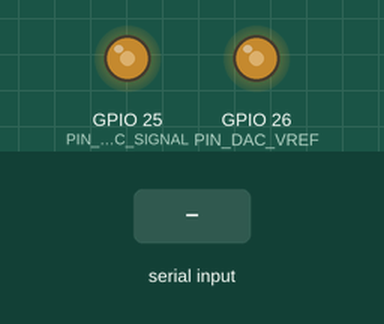
This program was run on a simulated ESP32. Parts: output pins drawn as LEDs (lit = HIGH). Inputs (shaded band) come from the test bench. What the program prints to the serial monitor is not drawn.

Above: at 1.2 s.
1.3 s: "GV1,RIGHT\n" received over the second serial link
At 2.5 s:
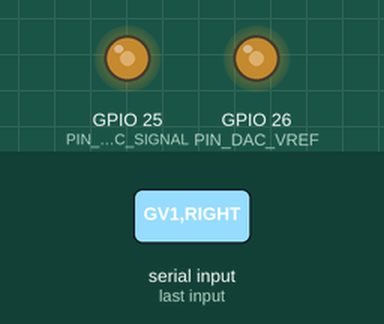
2.9 s: "GV1,LEFT\n" received over the second serial link
At 3.7 s:
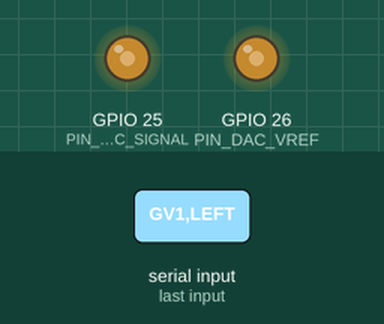
Timing chart, 0 to 5.9 s (numbered marks = the images above; inputs shaded):
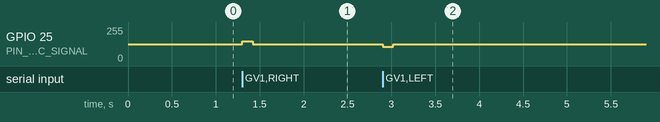

The program:

main.cpp
```cpp
// main.cpp, Gaitway output node (classic ESP32): GVS + ODrive S1 commander.
// Receives GW1 (motor) and GV1 (GVS) command lines from the hub on one UART,
// drives the GVS DAC, and streams torque setpoints to the ODrive. Everything is
// non-blocking: the old version bit-banged step pulses with delayMicroseconds in
// the loop, which stalled serial reads and GVS timing. Here the ODrive does the
// motor control and the loop never blocks. Fail safe by construction: boot and
// every fault go to GVS midpoint (zero current) and zero motor torque. This file
// is shown in the competition report, so it stays readable. No em dashes.
#include <Arduino.h>
#include "config.h"

// ---- Hub link and ODrive on separate hardware UARTs --------------------------
HardwareSerial& Hub    = Serial2;   // GW1 + GV1 in from the hub
HardwareSerial& ODrive = Serial1;   // ASCII commands out to the ODrive S1

// ---- Motor state -------------------------------------------------------------
static float         motorTorque   = 0.0f;   // commanded torque, Nm
static unsigned long lastHubMs     = 0;       // last valid command, any stream

// ---- GVS state (pulsed on lean onset) ---------------------------------------
enum class Gvs { STOP, LEFT, RIGHT };
static Gvs           hubGvs        = Gvs::STOP;  // last state the hub asked for
static bool          pulseActive   = false;
static unsigned long pulseEndMs    = 0;
static unsigned long lastPulseMs   = 0;         // for the refractory gap

// ---- Line assembly (non-blocking) -------------------------------------------
static char    lineBuf[48];
static uint8_t lineLen = 0;

// ---- ODrive helper. Torque (current) command in the ASCII protocol. VERIFY the
// exact syntax against your ODrive firmware version. Requires the axis to be in
// closed-loop TORQUE_CONTROL (configured in odrivetool). ------------------------
static void odriveSetTorque(float t) {
    motorTorque = t;
    ODrive.printf("c 0 %.3f\n", t);   // c <axis> <torque>
}

// ---- GVS output --------------------------------------------------------------
static void gvsMidpoint() {           // zero current, the safe state
    dacWrite(PIN_DAC_SIGNAL, GVS_MID);
    pulseActive = false;
}

static void gvsPulse(Gvs dir, unsigned long now) {
    // One pulse per onset, and never inside the refractory gap.
    if (now - lastPulseMs < GVS_MIN_OFF_MS) return;
    dacWrite(PIN_DAC_SIGNAL, dir == Gvs::LEFT ? GVS_LEFT : GVS_RIGHT);
    pulseActive = true;
    pulseEndMs  = now + GVS_PULSE_MS;
    lastPulseMs = now;
}

// ---- Fail safe: neutralise both outputs -------------------------------------
static void failSafe(const char* why) {
    gvsMidpoint();
    odriveSetTorque(0.0f);
    hubGvs = Gvs::STOP;
    Serial.printf("# SAFE (%s)\n", why);
}

// ---- Command handling --------------------------------------------------------
static void handleLine(const char* line, unsigned long now) {
    // Motor (GW1)
    if      (!strcmp(line, "GW1,ASSIST,FWD")) { odriveSetTorque(MOTOR_FWD_SIGN * ODRIVE_ASSIST_TORQUE);  lastHubMs = now; }
    else if (!strcmp(line, "GW1,ASSIST,BWD")) { odriveSetTorque(-MOTOR_FWD_SIGN * ODRIVE_ASSIST_TORQUE); lastHubMs = now; }
    else if (!strcmp(line, "GW1,STOP"))       { odriveSetTorque(0.0f);                                   lastHubMs = now; }
    else if (!strcmp(line, "GW1,HB"))         {                                                          lastHubMs = now; }
    // GVS (GV1), pulsed on the transition into a lean direction
    else if (!strcmp(line, "GV1,LEFT"))  { if (hubGvs != Gvs::LEFT)  { hubGvs = Gvs::LEFT;  gvsPulse(Gvs::LEFT,  now); } lastHubMs = now; }
    else if (!strcmp(line, "GV1,RIGHT")) { if (hubGvs != Gvs::RIGHT) { hubGvs = Gvs::RIGHT; gvsPulse(Gvs::RIGHT, now); } lastHubMs = now; }
    else if (!strcmp(line, "GV1,STOP"))  { hubGvs = Gvs::STOP; gvsMidpoint(); lastHubMs = now; }
    else if (!strcmp(line, "GV1,HB"))    { lastHubMs = now; }
    // Anything else is untrusted: fail safe.
    else failSafe("garbage");
}

void setup() {
    Serial.begin(115200);
    Hub.begin(115200, SERIAL_8N1, PIN_HUB_RX, PIN_HUB_TX);
    ODrive.begin(115200, SERIAL_8N1, PIN_ODRIVE_RX, PIN_ODRIVE_TX);

    dacWrite(PIN_DAC_VREF, GVS_MID);   // hold Vref at the midpoint (1.65 V)
    gvsMidpoint();                     // GVS off
    odriveSetTorque(0.0f);             // motor idle
    lastHubMs = millis();
    Serial.println("# gaitway output node up: GVS off, motor idle");
}

void loop() {
    unsigned long now = millis();

    // Read hub commands without ever blocking.
    while (Hub.available()) {
        char c = (char)Hub.read();
        if (c == '\n' || c == '\r') {
            if (lineLen > 0) { lineBuf[lineLen] = '\0'; handleLine(lineBuf, now); lineLen = 0; }
        } else if (lineLen < sizeof(lineBuf) - 1) {
            lineBuf[lineLen++] = c;
        } else {
            lineLen = 0;                // overflowing line, drop and fail safe
            failSafe("overflow");
        }
    }

    // End a GVS pulse when its width elapses.
    if (pulseActive && now >= pulseEndMs) gvsMidpoint();

    // Lost link: no command for HUB_SILENCE_MS neutralises both outputs.
    if (now - lastHubMs > HUB_SILENCE_MS) {
        failSafe("silence");
        lastHubMs = now;               // avoid spamming the message
    }
    // Motor watchdog: also zero torque if the motor stream specifically goes quiet.
    else if (motorTorque != 0.0f && (now - lastHubMs > MOTOR_CMD_TIMEOUT_MS)) {
        odriveSetTorque(0.0f);
    }
}
```

config.h
```cpp
// config.h, Gaitway output node (classic ESP32): GVS DAC + ODrive S1 commander.
// This node receives GW1 (motor) and GV1 (GVS) command lines from the hub on ONE
// UART, drives the GVS analog stage via the DAC, and commands the ODrive over
// UART. Classic ESP32 is required for the two DAC channels. No em dashes.
#pragma once

// ###########################################################################
// #  VERIFY every pin, DAC code, and torque below on the bench BEFORE any    #
// #  powered test. GVS: confirm ~0 current at GVS_MID and under the sub       #
// #  3.5 mA hardware ceiling at LEFT/RIGHT, into a resistor, never skin       #
// #  first. Motor: confirm direction and a conservative torque limit set in   #
// #  odrivetool. Developer in the loop.                                       #
// ###########################################################################

// ---- Hub link, commands IN (both GW1 and GV1 on one UART). Old RXD2/TXD2. ----
#define PIN_HUB_RX        16
#define PIN_HUB_TX        17          // optional back-channel, unused for now

// ---- ODrive S1 link, UART ASCII ----
#define PIN_ODRIVE_TX     4           // -> ODrive UART RX, TODO verify free pin
#define PIN_ODRIVE_RX     5           // <- ODrive UART TX, TODO verify free pin
// One-time ODrive setup in odrivetool (NOT in this firmware): calibrate the
// RI80, set controller.config.control_mode = TORQUE_CONTROL, set conservative
// current/torque limits, and enable startup_closed_loop_control so the ODrive
// boots ready. This firmware then only streams torque setpoints.
const float         ODRIVE_ASSIST_TORQUE   = 0.5f;   // Nm, CONSERVATIVE, bench-tune
const unsigned long MOTOR_CMD_TIMEOUT_MS   = 2000;   // lost link -> zero torque
const int           MOTOR_FWD_SIGN         = +1;     // flip if FWD drives the wrong way

// ---- GVS DAC. Classic ESP32: DAC1 = GPIO25 (signal), DAC2 = GPIO26 (Vref). ----
const int PIN_DAC_SIGNAL = 25;        // V3, swings around the midpoint
const int PIN_DAC_VREF   = 26;        // V4, held at the midpoint to make Vref
// Bench-verified codes from the v1 board (0..255 over 0..3.3 V).
// 127 ~ 1.65 V = ZERO CURRENT = the safe boot and fail-safe state.
const int GVS_MID   = 127;            // OFF / zero current
const int GVS_LEFT  = 106;            // below midpoint (one polarity)
const int GVS_RIGHT = 148;            // above midpoint (other polarity)
// Pulsed delivery: one pulse per lean onset, with a refractory gap. Limits total
// charge into the tissue (safer than sustained DC).
const unsigned long GVS_PULSE_MS   = 120;    // pulse width
const unsigned long GVS_MIN_OFF_MS = 1000;   // minimum gap between pulses

// ---- Fail-safe: this much silence from the hub -> GVS midpoint + zero torque.
const unsigned long HUB_SILENCE_MS = 2000;
```

Measured:
- after the input at 1.3 s, GPIO 25 (PIN_DAC_SIGNAL): 127/255 → 148/255 at once, → 127/255 0.12 s later
- after the input at 2.9 s, GPIO 25 (PIN_DAC_SIGNAL): 127/255 → 106/255 at once, → 127/255 0.12 s later
